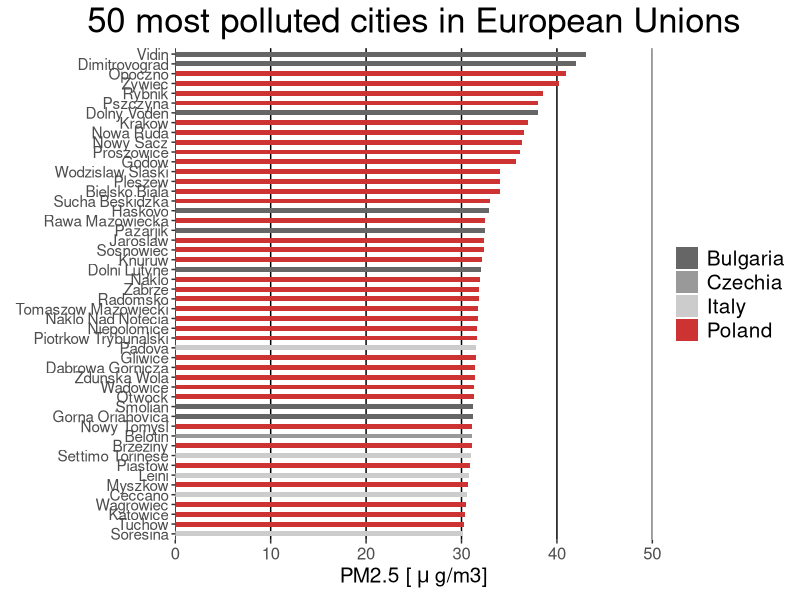

Generate this figure with R:
## ---- chunk 1
knitr::opts_chunk$set(fig.width=12, fig.height=12) 
## ---- chunk 2
city = c("Vidin","Dimitrovograd","Opoczno","Zywiec","Rybnik","Pszczyna","Dolny Voden",
         "Krakow","Nowa Ruda","Nowy Sacz","Proszowice","Godow","Wodzislaw Slaski",
         "Pleszew","Bielsko Biala","Sucha Beskidzka","Haskovo","Rawa Mazowiecka",
         "Pazarjik","Jaroslaw","Sosnowiec","Knuruw","Dolni Lutyne","Naklo","Zabrze",
         "Radomsko","Tomaszow Mazowiecki","Naklo Nad Notecia","Niepolomice",
        "Piotrkow Trybunalski","Padova","Gliwice","Dabrowa Gornicza","Zdunska Wola",
        "Wadowice","Otwock","Smolian","Gorna Oriahovica","Nowy Tomysl","Belotin",
        "Brzeziny","Settimo Torinese","Piastow","Leini","Myszkow","Ceccano",
        "Wagrowiec","Katowice","Tuchow","Soresina")

country = c("Bulgaria","Bulgaria","Poland","Poland","Poland","Poland","Bulgaria",
            "Poland","Poland","Poland","Poland","Poland","Poland","Poland","Poland",
            "Poland","Bulgaria","Poland","Bulgaria","Poland","Poland","Poland",
            "Bulgaria","Poland","Poland","Poland","Poland","Poland","Poland",
            "Poland","Italy","Poland","Poland","Poland","Poland","Poland",
            "Bulgaria","Bulgaria","Poland","Czechia","Poland","Italy","Poland",
            "Italy","Poland","Italy","Poland","Poland","Poland","Italy")

PM = c(43, 42 ,41 ,40.2 ,38.5, 38, 38, 37, 36.5, 36.3 ,36.1, 35.7, 34, 34, 34,
       33, 32.9, 32.5, 32.45, 32.40, 32.35, 32.1, 32, 31.9, 31.85, 31.80, 31.75, 
       31.70, 31.65 ,31.60 ,31.55, 31.50, 31.45, 31.40, 31.35, 31.30, 31.25, 31.20, 
       31.15, 31.10, 31.05, 31.0, 30.9, 30.8, 30.7, 30.6, 30.5, 30.4, 30.3, 30.2)

df <- data.frame(city,country,PM)
## ---- chunk 3
library(ggplot2)

pl <- ggplot(df, aes(x = reorder(city,PM), # daj dane w kolejnosci z kolumny PM
                     y = PM)) + 
  geom_bar(stat = "identity", width = 0.5, aes(fill = country)) # dodaj warstwe bar-plot

pl + 
  coord_flip(ylim = c(0,50)) +    # obroc wykres o 90 stopni i ustaw limity osi y -> [0,50]
  scale_fill_manual(values = c("gray40", 
                               "gray60", 
                               "gray80", 
                               "brown3")) +                   # ustaw kolory dla krajow
  ggtitle("50 most polluted cities in European Unions") +     # dodaj tytul
  labs(y = "PM2.5 ["~mu~"g/m3]", x = element_blank()) +       # edytuje labele przy osiach
  theme(panel.grid.major.y = element_blank(),                 # usun glowne linie poziome
        panel.grid.major.x = element_line(colour = "black"),  # ustaw glowne linie pionowe na czarno
        panel.grid.minor.x = element_blank(),                 # usun podrzedne linie pionowe
        panel.background = element_blank(),                   # zmien tlo na biale
        legend.title = element_blank(),                       # usun tytul legendy
        legend.text = element_text(size = 15),                # ustawienia labeli legendy
        plot.title = element_text(hjust=0.5, size = 25),      # ustawienia tytul wykresu
        axis.title.x = element_text(size = 15),               # ustawienia nazwy osi x
        axis.text.x = element_text(size = 12),                # ustawienia labeli przy osi x
        axis.text.y = element_text(size = 11)                  # ustawienia labeli przy osi y
        ) +
  scale_y_continuous(expand = c(0, 0))         # drobna poprawka, aby wykres zgrywal sie w 0
